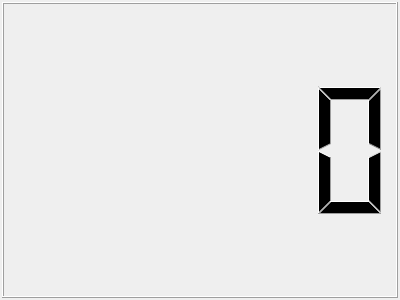
<?xml version="1.0" encoding="UTF-8"?>
<ui version="4.0">
 <class>LcdPage</class>
 <widget class="QWidget" name="LcdPage">
  <property name="geometry">
   <rect>
    <x>0</x>
    <y>0</y>
    <width>400</width>
    <height>300</height>
   </rect>
  </property>
  <property name="windowTitle">
   <string>Form</string>
  </property>
  <layout class="QGridLayout" name="gridLayout">
   <property name="leftMargin">
    <number>2</number>
   </property>
   <property name="topMargin">
    <number>2</number>
   </property>
   <property name="rightMargin">
    <number>2</number>
   </property>
   <property name="bottomMargin">
    <number>2</number>
   </property>
   <property name="spacing">
    <number>2</number>
   </property>
   <item row="0" column="0">
    <layout class="QVBoxLayout" name="verticalLayout">
     <item>
      <widget class="QLCDNumber" name="lcdNumber"/>
     </item>
    </layout>
   </item>
  </layout>
 </widget>
 <resources/>
 <connections/>
</ui>
